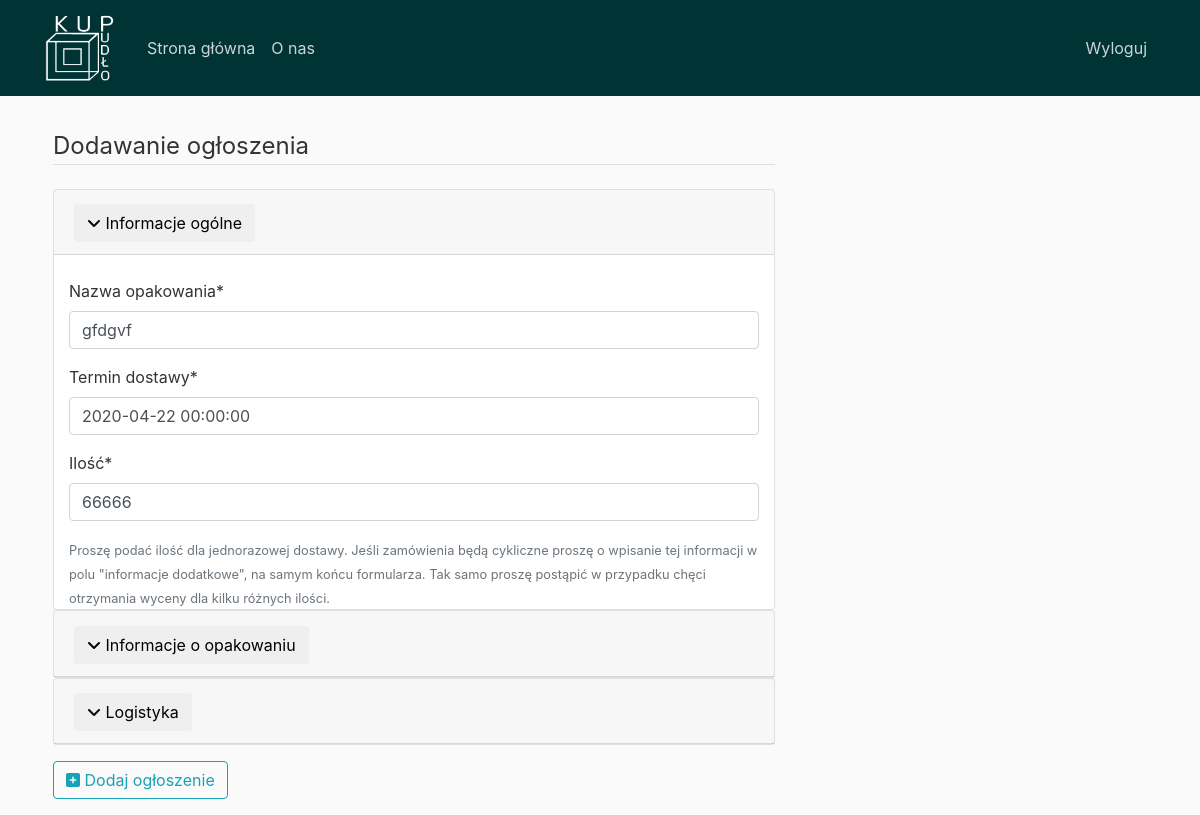
The page /ogloszenie/1/edycja (signed in) on the database its author committed.
### Tablica/models.py (models this page shows, shortened)
class ogloszenie(models.Model):
    autor = models.ForeignKey(User, on_delete=models.CASCADE)
    data_dodania = models.DateTimeField(auto_now=True)
    nazwa_opakowania = models.CharField(max_length=100)
    termin_dostawy = models.DateTimeField(default="")
    ilość = models.IntegerField(default=0, validators=[MaxValueValidator(1000000), MinValueValidator(0)])
    treść = models.TextField(blank=True)
    długość_mm = models.PositiveSmallIntegerField(null=True, blank=True)
    szerokość_mm = models.PositiveSmallIntegerField(null=True, blank=True)
    wysokość_mm = models.PositiveSmallIntegerField(null=True, blank=True)
    class konstrukcje (models.TextChoices):
        fefco_201 = "aa", _('Fefco 201 (klapówka)')
        fefco_422 = "ab", _('Fefco 422 (tacka skladana recznie)')
        fefco_451 = "ac", _('Fefco 451 (tacka klejona)')
        fefco_700 = "ad", _('Fefco 700 (dno automatyczne)')
        inne = "ae", _('Inne')
    konstrukcja = models.CharField(max_length=30, choices=konstrukcje.choices, default=konstrukcje.fefco_201)
    class nadruk(models.TextChoices):
        bez_nadruku = "bz", ('Bez nadruku')
        flexo = "fl",_('Flexo')
        offset = "of",_('Offset')
    typ_nadruku = models.CharField(max_length=2, choices=nadruk.choices, default=nadruk.bez_nadruku)
    LICZBA_KOLOROW = [
        ('0', '0'),
        ('1', '1'),
        ('2', '2'),
        ('3', '3'),
        ('4', '4'),
        ('5', '5')
    ]
    ilość_kolorów = models.CharField(max_length=30, choices=LICZBA_KOLOROW, default='0', blank=True)
    powierzchnia_zadruku = models.IntegerField(validators=[MaxValueValidator(100), MinValueValidator(0)], blank=True)
    class wojewodztwa(models.TextChoices):
        brak = "BK", _("---")
        dolnoslaskie = "DS", _("dolnośląskie")
        kujawsko_pomorskie = "KP", _("kujawsko-pomorskie")
        lubelskie = "LU", _("lubelskie")
        lubuskie = "LB", _("lubuskie")
        lodzkie = "LDZ", _("łódzkie")
        malopolskie = "MP", _("małopolskie")
        mazowieckie = "MZ", _("mazowieckie")
        opolskie = "OP", _("opolskie")
        podkarpackie = "PK", _("podkarpackie")
        podlaskie = "PL", _("podlaskie")
        pomorskie = "PM", _("pomorskie")
        slaskie = "SL", _("śląskie")
        swietokrzyskie = "SK", _("świętokrzyskie")
        warminsko_mazurskie = "WM", _("warmińsko-mazurskie")
        wielkopolskie = "WP", _("wielkopolskie")
        zachodniopomorskie = "ZP", _("zachodniopomorskie")
    województwo = models.CharField(max_length=30, choices=wojewodztwa.choices, default=wojewodztwa.brak)
    miejscowość = models.CharField(max_length=100, default="")
    class palety(models.TextChoices):
        Euro_paleta = "EU", _('Paleta EURO')
        Paleta_UK = "UK", _('Paleta UK')
        Paleta_jednorazowa = "PJ", _('Paleta jednorazowa')
    Paleta = models.CharField(max_length=100, choices=palety.choices, default=palety.Euro_paleta)

### Tablica/views.py (the view, shortened to what this page needs)
# urls.py: path('ogloszenie/<int:pk>/edycja', ogloszenieUpdateView.as_view(), name='ogloszenie-edycja'),
class ogloszenieUpdateView(LoginRequiredMixin, UserPassesTestMixin, UpdateView):    #edytowanie ogłoszenia
    model = ogloszenie
    fields = ['nazwa_opakowania', 'treść', 'termin_dostawy', 'konstrukcja',
              'typ_nadruku', 'ilość_kolorów', 'powierzchnia_zadruku',
              'Paleta', 'ilość', 'długość_mm','szerokość_mm',
              'wysokość_mm', 'województwo', 'miejscowość']
    template_name = 'Tablica/ogloszenie-nowe.html'
    def test_func(self):                                            #sprawdza właścieciela ogłoszenia
        ogloszenie = self.get_object()
        if self.request.user == ogloszenie.autor:
            return True
        return False

### Tablica/templates/Tablica/ogloszenie-nowe.html (shortened to what this page needs)
{% extends "Tablica/base.html" %}
{% load crispy_forms_tags %}
{% load static %}
{% block body %}
    <div class="ml-2">
        <form method="POST">
            <fieldset class="form-group">
                <legend class="border-bottom mb-4">Dodawanie ogłoszenia</legend>
                <div class="accordion" id="accordionExample">
                  <div class="card">
                    <div class="card-header" id="headingOne">
                      <h2 class="mb-0">
                        <button class="btn" type="button" data-toggle="collapse" data-target="#collapseOne" aria-expanded="true" aria-controls="collapseOne">
                          <i class="fas fa-angle-down"></i> Informacje ogólne
                        </button>
                      </h2>
                    </div>
                    <div id="collapseOne" class="collapse show" aria-labelledby="headingOne" data-parent="#accordionExample">
                      <br class="card-body">
                        <div class="form-group col-md-12 mb-0">
                            {{ form.nazwa_opakowania|as_crispy_field }}
                        </div>
                        <div class="form-group col-md-12 mb-0">
                            {{ form.termin_dostawy|as_crispy_field }}
                        </div>
                        <div class="form-group col-md-12 mb-0">
                            {{ form.ilość|as_crispy_field }}
                            <small class="text-muted"> Proszę podać ilość dla jednorazowej dostawy. Jeśli zamówienia będą cykliczne proszę o wpisanie tej informacji w polu "informacje dodatkowe", na samym końcu formularza. Tak samo proszę postąpić w przypadku chęci otrzymania wyceny dla kilku różnych ilości. </small>
                        </div>
                      </div>
                    </div>
                  <div class="card">
                    <div class="card-header" id="headingTwo">
                      <h2 class="mb-0">
                        <button class="btn collapsed" type="button" data-toggle="collapse" data-target="#collapseTwo" aria-expanded="false" aria-controls="collapseTwo">
                         <i class="fas fa-angle-down"></i> Informacje o opakowaniu
                        </button>
                      </h2>
                    </div>
                  </div>
                  <div class="card">
                    <div class="card-header" id="headingThree">
                      <h2 class="mb-0">
                        <button class="btn collapsed" type="button" data-toggle="collapse" data-target="#collapseThree" aria-expanded="false" aria-controls="collapseThree">
                         <i class="fas fa-angle-down"></i> Logistyka
                        </button>
                      </h2>
                    </div>
                  </div>
                </div>
            </fieldset>
            <div class="form-group">
                <button class="btn btn-outline-info" type="submit"><i class="fas fa-plus-square"></i> Dodaj ogłoszenie</button>
            </div>
        </form>
    </div>
{% endblock %}

### Tablica/static/Tablica/main.css (style rules this page uses)
body { background: #fafafa; color: #333333; margin-top: 5rem; }
h1, h2, h3, h4, h5, h6 { color: #444444; }

### rows shown on the page
ogloszenie: nazwa_opakowania "gfdgvf", termin_dostawy "2020-04-22 00:00:00", ilość "66666"
